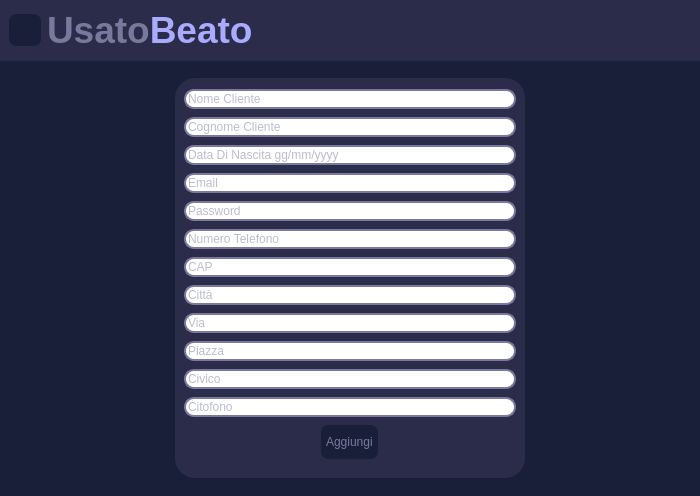
<?xml version="1.0" encoding="UTF-8"?>
<ui version="4.0">
 <class>inserisciClienteView</class>
 <widget class="QWidget" name="inserisciClienteView">
  <property name="geometry">
   <rect>
    <x>0</x>
    <y>0</y>
    <width>700</width>
    <height>496</height>
   </rect>
  </property>
  <property name="windowTitle">
   <string>Form</string>
  </property>
  <property name="styleSheet">
   <string notr="true">*{	
	color: #78799c;
	border: none;
}
#inserisciClienteView{
	background-color:#1a1f39;
}
#topFrame{
	background-color: #2a2c49;
}
#infoProdottoContent{
	background-color: #2a2c49;
	border-radius: 20px;
}

QPushButton{
	padding : 10px 5px;
	text-align:left;
	color:#78799c;
	font: 10pt &quot;Leelawadee UI&quot;;
}
#indietroBtn:pressed,#aggiungiBtn:pressed{
	background-color: rgba(26, 31, 57,150);
}
#indietroBtn,#aggiungiBtn{
	background-color: #1a1f39;
	border-radius: 7px;
}
QLineEdit{
	border-radius: 10px;
	border: 2px solid #78799c;
}

</string>
  </property>
  <layout class="QVBoxLayout" name="verticalLayout">
   <property name="spacing">
    <number>0</number>
   </property>
   <property name="leftMargin">
    <number>0</number>
   </property>
   <property name="topMargin">
    <number>0</number>
   </property>
   <property name="rightMargin">
    <number>0</number>
   </property>
   <property name="bottomMargin">
    <number>0</number>
   </property>
   <item>
    <widget class="QFrame" name="topFrame">
     <property name="frameShape">
      <enum>QFrame::StyledPanel</enum>
     </property>
     <property name="frameShadow">
      <enum>QFrame::Raised</enum>
     </property>
     <layout class="QHBoxLayout" name="horizontalLayout_2">
      <property name="spacing">
       <number>0</number>
      </property>
      <property name="leftMargin">
       <number>0</number>
      </property>
      <property name="topMargin">
       <number>0</number>
      </property>
      <property name="rightMargin">
       <number>0</number>
      </property>
      <property name="bottomMargin">
       <number>0</number>
      </property>
      <item alignment="Qt::AlignLeft">
       <widget class="QFrame" name="frame">
        <property name="frameShape">
         <enum>QFrame::StyledPanel</enum>
        </property>
        <property name="frameShadow">
         <enum>QFrame::Raised</enum>
        </property>
        <layout class="QHBoxLayout" name="horizontalLayout">
         <item alignment="Qt::AlignHCenter">
          <widget class="QPushButton" name="indietroBtn">
           <property name="sizePolicy">
            <sizepolicy hsizetype="Minimum" vsizetype="Fixed">
             <horstretch>0</horstretch>
             <verstretch>0</verstretch>
            </sizepolicy>
           </property>
           <property name="minimumSize">
            <size>
             <width>32</width>
             <height>32</height>
            </size>
           </property>
           <property name="maximumSize">
            <size>
             <width>32</width>
             <height>32</height>
            </size>
           </property>
           <property name="cursor">
            <cursorShape>PointingHandCursor</cursorShape>
           </property>
           <property name="text">
            <string/>
           </property>
           <property name="icon">
            <iconset resource="../resources.qrc">
             <normaloff>:/purpleIcons/assets/#78799c(purple) icons/arrow-left.svg</normaloff>:/purpleIcons/assets/#78799c(purple) icons/arrow-left.svg</iconset>
           </property>
           <property name="iconSize">
            <size>
             <width>24</width>
             <height>24</height>
            </size>
           </property>
           <property name="autoDefault">
            <bool>false</bool>
           </property>
          </widget>
         </item>
         <item>
          <widget class="QLabel" name="applicationName">
           <property name="text">
            <string>&lt;html&gt;&lt;head/&gt;&lt;body&gt;&lt;p&gt;&lt;span style=&quot; font-size:28pt; font-weight:600;&quot;&gt;Usato&lt;/span&gt;&lt;span style=&quot; font-size:28pt; font-weight:600; color:#aaaaff;&quot;&gt;Beato&lt;/span&gt;&lt;/p&gt;&lt;/body&gt;&lt;/html&gt;</string>
           </property>
          </widget>
         </item>
        </layout>
       </widget>
      </item>
     </layout>
    </widget>
   </item>
   <item>
    <widget class="QFrame" name="centralBody">
     <property name="sizePolicy">
      <sizepolicy hsizetype="Preferred" vsizetype="Expanding">
       <horstretch>0</horstretch>
       <verstretch>0</verstretch>
      </sizepolicy>
     </property>
     <property name="frameShape">
      <enum>QFrame::StyledPanel</enum>
     </property>
     <property name="frameShadow">
      <enum>QFrame::Raised</enum>
     </property>
     <layout class="QHBoxLayout" name="horizontalLayout_3">
      <property name="spacing">
       <number>0</number>
      </property>
      <property name="leftMargin">
       <number>0</number>
      </property>
      <property name="topMargin">
       <number>0</number>
      </property>
      <property name="rightMargin">
       <number>0</number>
      </property>
      <property name="bottomMargin">
       <number>0</number>
      </property>
      <item>
       <widget class="QWidget" name="infoProdottoContent" native="true">
        <property name="sizePolicy">
         <sizepolicy hsizetype="Preferred" vsizetype="Preferred">
          <horstretch>0</horstretch>
          <verstretch>0</verstretch>
         </sizepolicy>
        </property>
        <property name="maximumSize">
         <size>
          <width>350</width>
          <height>400</height>
         </size>
        </property>
        <layout class="QVBoxLayout" name="verticalLayout_2">
         <item>
          <widget class="QLineEdit" name="nomeLe">
           <property name="text">
            <string/>
           </property>
           <property name="placeholderText">
            <string>Nome Cliente</string>
           </property>
          </widget>
         </item>
         <item>
          <widget class="QLineEdit" name="cognomeLe">
           <property name="text">
            <string/>
           </property>
           <property name="placeholderText">
            <string>Cognome Cliente</string>
           </property>
          </widget>
         </item>
         <item>
          <widget class="QLineEdit" name="dataNascitaLe">
           <property name="text">
            <string/>
           </property>
           <property name="placeholderText">
            <string>Data Di Nascita gg/mm/yyyy</string>
           </property>
          </widget>
         </item>
         <item>
          <widget class="QLineEdit" name="emailLe">
           <property name="placeholderText">
            <string>Email</string>
           </property>
          </widget>
         </item>
         <item>
          <widget class="QLineEdit" name="passwordLe">
           <property name="placeholderText">
            <string>Password</string>
           </property>
          </widget>
         </item>
         <item>
          <widget class="QLineEdit" name="telefonoLe">
           <property name="placeholderText">
            <string>Numero Telefono</string>
           </property>
          </widget>
         </item>
         <item>
          <widget class="QLineEdit" name="capLe">
           <property name="placeholderText">
            <string>CAP</string>
           </property>
          </widget>
         </item>
         <item>
          <widget class="QLineEdit" name="cittaLe">
           <property name="placeholderText">
            <string>Città</string>
           </property>
          </widget>
         </item>
         <item>
          <widget class="QLineEdit" name="viaLe">
           <property name="placeholderText">
            <string>Via</string>
           </property>
          </widget>
         </item>
         <item>
          <widget class="QLineEdit" name="piazzaLe">
           <property name="placeholderText">
            <string>Piazza</string>
           </property>
          </widget>
         </item>
         <item>
          <widget class="QLineEdit" name="civicoLe">
           <property name="placeholderText">
            <string>Civico</string>
           </property>
          </widget>
         </item>
         <item>
          <widget class="QLineEdit" name="citofonole">
           <property name="placeholderText">
            <string>Citofono</string>
           </property>
          </widget>
         </item>
         <item alignment="Qt::AlignHCenter">
          <widget class="QPushButton" name="aggiungiBtn">
           <property name="cursor">
            <cursorShape>PointingHandCursor</cursorShape>
           </property>
           <property name="text">
            <string>Aggiungi</string>
           </property>
           <property name="icon">
            <iconset resource="../resources.qrc">
             <normaloff>:/purpleIcons/assets/#78799c(purple) icons/plus.svg</normaloff>:/purpleIcons/assets/#78799c(purple) icons/plus.svg</iconset>
           </property>
          </widget>
         </item>
        </layout>
       </widget>
      </item>
     </layout>
    </widget>
   </item>
  </layout>
 </widget>
 <resources>
  <include location="../resources.qrc"/>
 </resources>
 <connections/>
</ui>
